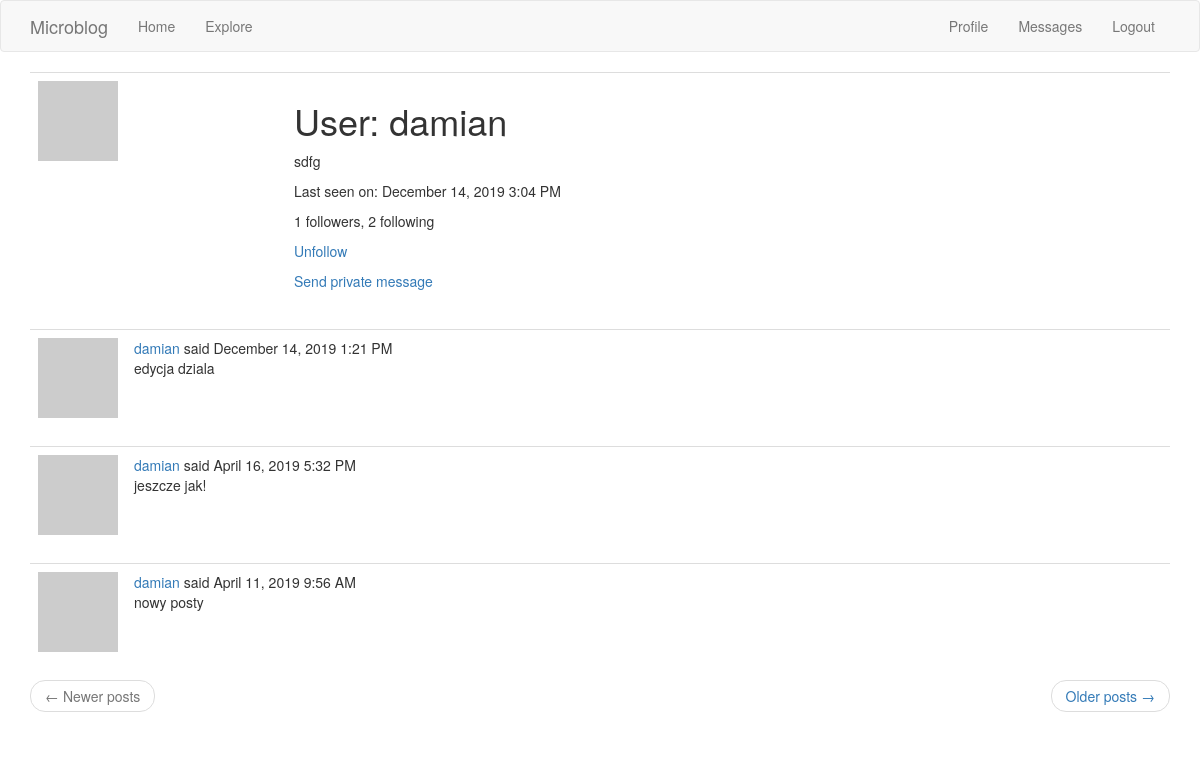
The app's page /user/damian (signed in) with its own data.
### app/models.py (models this page shows, shortened)
class User(UserMixin, db.Model):
    id = db.Column(db.Integer, primary_key=True)
    username = db.Column(db.String(64), index=True, unique=True)
    email = db.Column(db.String(120), index=True, unique=True)
    password_hash = db.Column(db.String(128))
    posts = db.relationship('Post', backref='author', lazy='dynamic')
    about_me = db.Column(db.String(140))
    last_seen = db.Column(db.DateTime, default=datetime.utcnow)
    followed = db.relationship(
        'User', secondary=followers,
        primaryjoin=(followers.c.follower_id == id),
        secondaryjoin=(followers.c.followed_id == id),
        backref=db.backref('followers', lazy='dynamic'), lazy='dynamic')
    messages_sent = db.relationship('Message', foreign_keys='Message.sender_id',
                                    backref='author', lazy='dynamic')
    messages_received = db.relationship('Message', foreign_keys='Message.recipient_id',
                                        backref='recipient', lazy='dynamic')
    last_message_read_time = db.Column(db.DateTime)
    def avatar(self, size):
        digest = md5(self.email.lower().encode('utf-8')).hexdigest()
        return 'https://www.gravatar.com/avatar/{}?d=identicon&s={}'.format(
            digest, size)
    def is_following(self, user):
        return self.followed.filter(
            followers.c.followed_id == user.id).count() > 0
    def new_messages(self):
        last_read_time = self.last_message_read_time or datetime(1900, 1, 1)
        return Message.query.filter_by(recipient=self).filter(
            Message.timestamp > last_read_time).count()

class Post(db.Model):
    id = db.Column(db.Integer, primary_key=True)
    body = db.Column(db.String(140))
    timestamp = db.Column(db.DateTime, index=True, default=datetime.utcnow)
    user_id = db.Column(db.Integer, db.ForeignKey('user.id'))

### app/routes.py (the view)
@app.route('/user/<username>', methods=['GET'])
@login_required
def user(username):
    user = User.query.filter_by(username=username).first_or_404()
    page = request.args.get('page', 1, type=int)
    posts = Post.query.filter_by(user_id=user.id).order_by(Post.timestamp.desc()).paginate(
        page, app.config['POSTS_PER_PAGE'], False
    )
    next_url = url_for('user', username=user.username, page=posts.next_num) \
        if posts.has_next else None
    prev_url = url_for('user', username=user.username, page=posts.prev_num) \
        if posts.has_prev else None
    return render_template('user.html', user=user, posts=posts.items, title=username+_('\'s Profile'),
                           next_url=next_url, prev_url=prev_url)

### app/models.py (called while the page is built)
@login.user_loader
def load_user(id):
    return User.query.get(int(id))

### app/routes.py (called while the page is built)
@app.before_request
def before_request():
    if current_user.is_authenticated:
        current_user.last_seen = datetime.utcnow()
        db.session.commit()
    g.locale = str(get_locale())

### app/templates/user.html
{% extends "base.html" %}
{% block app_content %}
    <table class="table table-hover">
        <tr>
            <td width="256px"><img src="{{ user.avatar(256) }}"></td>
            <td>
                <h1>{{ _('User') }}: {{ user.username }}</h1>
                {% if user.about_me %}<p>{{ user.about_me }}</p>{% endif %}
                {% if user.last_seen %}
                <p>{{ _('Last seen on') }}: {{ moment(user.last_seen).format('LLL') }}</p>
                {% endif %}
                <p>{{ _('%(count)d followers', count=user.followers.count()) }}, {{ _('%(count)d following', count=user.followed.count()) }}</p>
                {% if user == current_user %}
                <p><a href="{{ url_for('edit_profile') }}">{{ _('Edit your profile') }}</a></p>
                {% elif not current_user.is_following(user) %}
                <p><a href="{{ url_for('follow', username=user.username) }}">{{ _('Follow') }}</a></p>
                {% else %}
                <p><a href="{{ url_for('unfollow', username=user.username) }}">{{ _('Unfollow') }}</a></p>
                {% endif %}
                {% if user != current_user %}
                <p>
                    <a href="{{ url_for('conversation',
                                        username=user.username) }}">
                        {{ _('Send private message') }}
                    </a>
                </p>
                {% endif %}
            </td>
        </tr>
    </table>
    {% for post in posts %}
        {% include '_post.html' %}
    {% endfor %}
    <nav aria-label="...">
        <ul class="pager">
            <li class="previous{% if not prev_url %} disabled{% endif %}">
                <a href="{{ prev_url or '#' }}">
                    <span aria-hidden="true">&larr;</span> {{ _('Newer posts') }}
                </a>
            </li>
            <li class="next{% if not next_url %} disabled{% endif %}">
                <a href="{{ next_url or '#' }}">
                    {{ _('Older posts') }} <span aria-hidden="true">&rarr;</span>
                </a>
            </li>
        </ul>
    </nav>
{% endblock %}

### app/templates/_post.html (shortened to what this page needs)
    <table class="table table-hover">
        <tr>
            <td width="30px">
                <a href="{{ url_for('user', username=post.author.username) }}">
                    <img src="{{ post.author.avatar(30) }}" />
                </a>
            </td>
            <td>
                {{ _('%(username)s said %(when)s',
                    username=user_link, when=moment(post.timestamp).format('LLL')) }}
                <br>
                {{ post.body }}
            </td>
        </tr>
    </table>

### records on screen
User: username "damian", about_me "sdfg", last_seen "December 14, 2019 3:04 PM"
Post: body "edycja dziala"
Post: body "jeszcze jak!"
Post: body "nowy posty"
